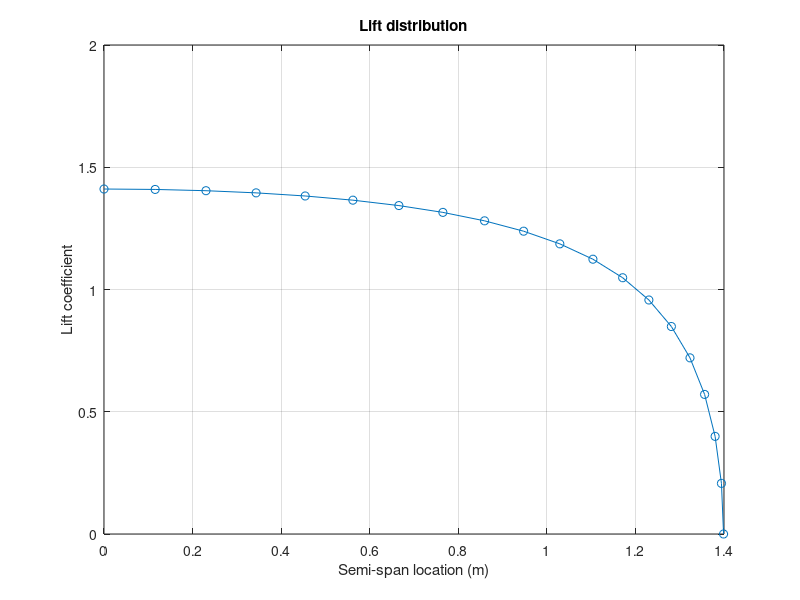

The MATLAB source for this figure:
clc 
clear 
N = 19; % (number of segments - 1) 
S = 1.3; % m^2 
AR = 6.02215; % Aspect ratio 
lambda = 1; % Taper ratio 
alpha_twist = 0; % Twist angle (deg) 
i_w = 7; % wing setting angle (deg) 
a_2d = 6.20225788; % lift curve slope (1/rad) 
alpha_0 = -8.75; % zero-lift angle of attack (deg) 
b = sqrt(AR*S); % wing span (m) 
MAC = S/b; % Mean Aerodynamic Chord (m) 
Croot = (1.5*(1+lambda)*MAC)/(1+lambda+lambda^2); % root chord (m) 
theta = pi/(2*N):pi/(2*N):pi/2; 
%alpha=i_w+alpha_twist:-alpha_twist/(N-1):i_w; % segment's angle of attack 
z = (b/2)*cos(theta); 
c = Croot * (1 - (1-lambda)*cos(theta)); % Mean Aerodynamics Chord at each
mu = c * a_2d / (4 * b); 
LHS = mu*(i_w-alpha_0)/57.3; 
% Solving N equations to find coefficients A(i): 
for i=1:N 
    for j=1:N 
    B(i,j) =  sin((2*j-1) * theta(i)) * (1 + (mu(i) * (2*j-1))/sin(theta(i))); 
    end 
end 
A=B\transpose(LHS); 
for i = 1:N 
    sum1(i) = 0; 
    sum2(i) = 0; 
    for j = 1 : N 
        sum1(i) = sum1(i) + (2*j-1) * A(j)*sin((2*j-1)*theta(i));   
        sum2(i) = sum2(i) + A(j)*sin((2*j-1)*theta(i)); 
    end 
   end  
CL = 4*b*sum2 ./ c; 
CL1=[0 CL(1) CL(2) CL(3) CL(4) CL(5) CL(6) CL(7) CL(8) CL(9) CL(10) CL(11) CL(12) CL(13) CL(14) CL(15) CL(16) CL(17) CL(18) CL(19)]; 
y_s=[b/2 z(1) z(2) z(3) z(4) z(5) z(6) z(7) z(8) z(9) z(10) z(11) z(12) z(13) z(14) z(15) z(16) z(17) z(18) z(19)]; 
plot(y_s,CL1,'-o') 
 grid  
title('Lift distribution')
xlabel('Semi-span location (m)') 
ylabel ('Lift coefficient') 
CL_wing = pi * AR * A(1)
